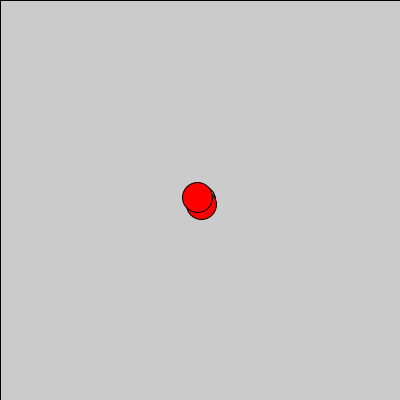
Frame 1 (no input)
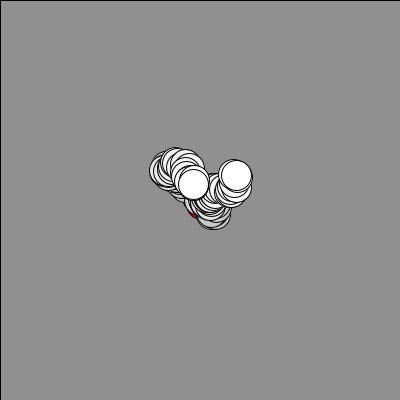
Frame 60 (the mouse pressed at the canvas centre just before this capture)
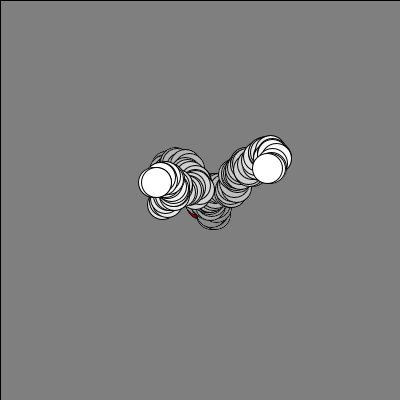
Frame 120 (the mouse held since frame 60 and released just before this capture)

The Processing sketch that drew these frames (run headless with seeded random() and noise(); from frame 60 on, the mouse is pressed at the canvas centre):

// Processing sketch: processing_67334
// ── processing_67334.pde

void setup(){
  size(400,400);
  //background(255);
  smooth();
 
 
  ellipseMode(CENTER);
  //frameRate(99999999);
}
float x=200;
float y=200;
float x1=x;
float y1=y;
 
 
void draw(){
  pushMatrix();
    fill(0,1);
    //noStroke();
    rect(0,0,width,height);
    popMatrix();
float d = 15;
float D=dist(x,y,x1,y1);
float v=10;
float s=5;
float xs=random(-s,s);
float x1s=random(-s,s);
float ys=random(-s,s);
float y1s=random(-s,s);

 fill(255);
  stroke(0);
  ellipse(x,y,30,30);
  ellipse(x1,y1,30,30);
   
   x=x+xs;
   y=y+ys;
    x1=x1+x1s;
     y1=y1+y1s;
   
  if(x<=15){
       x=x+15;
  }else if(x1<=15){
          x1=x1+d;
  }else if(x>=width-15){
             x=x-d;
  }else if( x1>=width-15){
                x1=x1-d;
  }else if(y<=15 ){
                   y=y+d;
  }else if(y1<=15 ){
                       y1=y1+d;
  }else if(y>=height-15){
                           y=y-d;
  }else if(y1>=height-15){
                             y1=y1-d;
  }else if(D<30 && x<x1 && y>y1){
     fill(255,0,0);
     ellipse(x,y,30,30);
  ellipse(x1,y1,30,30);
        x=x-v;
        y=y+v;
        x1=x1+v;
        y1=y1-v;
}else if(D<30 && x<x1 && y<y1){
   fill(255,0,0);
   ellipse(x,y,30,30);
  ellipse(x1,y1,30,30);
         x=x-v;
         y=y-v;
         x1=x1+v;
         y1=y1+v;
}else if(D<30 && x>x1 && y<y1){
   fill(255,0,0);
   ellipse(x,y,30,30);
  ellipse(x1,y1,30,30);
         x=x+v;
         y=y-v;
         x1=x1-v;
         y1=y1+v;
}else if(D<30 && x>x1 && y>y1){
       fill(255,0,0);
       ellipse(x,y,30,30);
  ellipse(x1,y1,30,30);
         x=x+v;
         x1=x1-v;
         y=y+v;
         y1=y1-v;
 
}else{
  fill(255);
}
}
